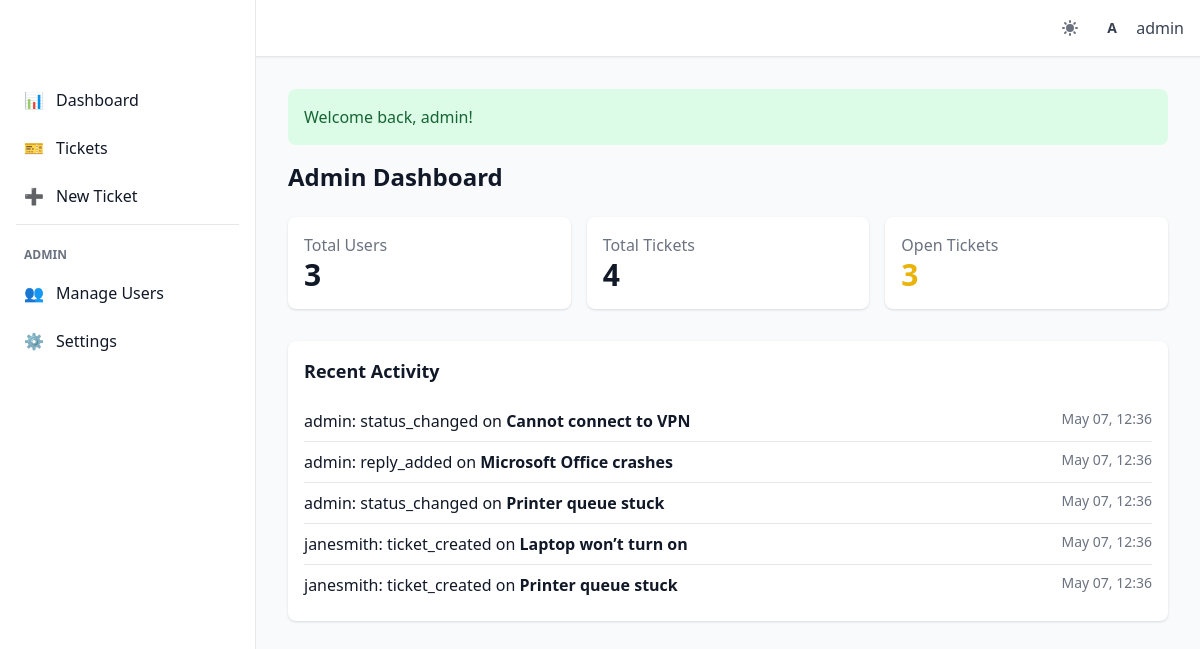
/dashboard.php (signed in), run on the app's committed database.
### tables this page shows
CREATE TABLE users (
    id INT AUTO_INCREMENT PRIMARY KEY,
    username VARCHAR(50) NOT NULL UNIQUE,
    email VARCHAR(100) NOT NULL UNIQUE,
    password VARCHAR(255) NOT NULL,           
    role ENUM('user','admin') NOT NULL DEFAULT 'user',
    created_at TIMESTAMP DEFAULT CURRENT_TIMESTAMP
);

CREATE TABLE ticket_activity_log (
    id INT AUTO_INCREMENT PRIMARY KEY,
    ticket_id INT NOT NULL,
    user_id INT NOT NULL,
    action VARCHAR(255) NOT NULL,             
    details TEXT DEFAULT NULL,
    created_at TIMESTAMP DEFAULT CURRENT_TIMESTAMP,
    FOREIGN KEY (ticket_id) REFERENCES tickets(id) ON DELETE CASCADE,
    FOREIGN KEY (user_id) REFERENCES users(id) ON DELETE CASCADE
);

CREATE TABLE tickets (
    id INT AUTO_INCREMENT PRIMARY KEY,
    user_id INT NOT NULL,
    category ENUM('Network','Printer','Hardware','Software','Power','Account Access','Other') NOT NULL,
    priority ENUM('Low','Medium','High','Critical') NOT NULL DEFAULT 'Medium',
    subject VARCHAR(255) NOT NULL,
    description TEXT NOT NULL,
    attachment VARCHAR(255) DEFAULT NULL,     
    status ENUM('Pending','In Progress','Resolved','Closed') NOT NULL DEFAULT 'Pending',
    created_at TIMESTAMP DEFAULT CURRENT_TIMESTAMP,
    updated_at TIMESTAMP DEFAULT CURRENT_TIMESTAMP ON UPDATE CURRENT_TIMESTAMP,
    FOREIGN KEY (user_id) REFERENCES users(id) ON DELETE CASCADE
);

### includes/auth.php (called while the page is built, shortened)
<?php
function isLoggedIn() {
    return isset($_SESSION['user_id']);
}
function currentUser() {
    global $pdo;
    $stmt = $pdo->prepare("SELECT * FROM users WHERE id = ?");
    $stmt->execute([$_SESSION['user_id']]);
    return $stmt->fetch();
}
function isAdmin() {
    $user = currentUser();
    return $user && $user['role'] === 'admin';
}
?>

### includes/functions.php (called while the page is built, shortened)
<?php
function h($string) {
    return htmlspecialchars($string, ENT_QUOTES, 'UTF-8');
}
function getFlash() {
    if (isset($_SESSION['flash'])) {
        $flash = $_SESSION['flash'];
        return $flash;
    }
    return null;
}
?>

### dashboard.php (the view, shortened to what this page needs)
<?php
require_once 'includes/config.php';
require_once 'includes/auth.php';
require_once 'includes/functions.php';
require_once 'includes/header.php';
if (isAdmin()):
    $totalUsers = $pdo->query("SELECT COUNT(*) FROM users")->fetchColumn();
    $totalTickets = $pdo->query("SELECT COUNT(*) FROM tickets")->fetchColumn();
    $openTickets = $pdo->query("SELECT COUNT(*) FROM tickets WHERE status IN ('Pending','In Progress')")->fetchColumn();
    $recentActivity = $pdo->query("
        SELECT a.*, u.username, t.subject as ticket_subject
        FROM ticket_activity_log a
        JOIN users u ON a.user_id = u.id
        JOIN tickets t ON a.ticket_id = t.id
        ORDER BY a.created_at DESC LIMIT 5
    ")->fetchAll();
?>
<div>
    <h1 class="text-2xl font-bold mb-6">Admin Dashboard</h1>
    <div class="grid grid-cols-1 md:grid-cols-3 gap-4 mb-8">
        <div class="bg-white dark:bg-gray-800 p-4 rounded-lg shadow">
            <p class="text-gray-500 dark:text-gray-400">Total Users</p>
            <p class="text-3xl font-bold"><?php echo $totalUsers; ?></p>
        </div>
        <div class="bg-white dark:bg-gray-800 p-4 rounded-lg shadow">
            <p class="text-gray-500 dark:text-gray-400">Total Tickets</p>
            <p class="text-3xl font-bold"><?php echo $totalTickets; ?></p>
        </div>
        <div class="bg-white dark:bg-gray-800 p-4 rounded-lg shadow">
            <p class="text-gray-500 dark:text-gray-400">Open Tickets</p>
            <p class="text-3xl font-bold text-yellow-500"><?php echo $openTickets; ?></p>
        </div>
    </div>
    <div class="bg-white dark:bg-gray-800 p-4 rounded-lg shadow">
        <h2 class="text-lg font-semibold mb-4">Recent Activity</h2>
        <ul class="divide-y dark:divide-gray-700">
            <?php foreach ($recentActivity as $act): ?>
                <li class="py-2 flex justify-between">
                    <span><?php echo h($act['username']); ?>: <?php echo h($act['action']); ?> on <strong><?php echo h($act['ticket_subject']); ?></strong></span>
                    <span class="text-sm text-gray-500"><?php echo date('M d, H:i', strtotime($act['created_at'])); ?></span>
                </li>
            <?php endforeach; ?>
        </ul>
    </div>
</div>
<?php endif; ?>
<?php require_once 'includes/footer.php'; ?>

### includes/header.php (shortened to what this page needs)
<?php require_once __DIR__ . '/auth.php'; ?>
<!DOCTYPE html>
<html lang="en" class="<?php echo isset($_COOKIE['dark_mode']) && $_COOKIE['dark_mode'] === 'true' ? 'dark' : ''; ?>">
<head>
    <script src="https://cdn.tailwindcss.com"></script>
    <link rel="stylesheet" href="css/custom.css">
</head>
<body class="bg-gray-50 dark:bg-gray-900 text-gray-900 dark:text-gray-100 transition-colors duration-200">
    <?php require_once __DIR__ . '/navbar.php'; ?>
    <div class="flex min-h-screen">
        <?php if (isLoggedIn()) require_once __DIR__ . '/sidebar.php'; ?>
        <main class="flex-1 p-4 md:p-6 lg:p-8 ml-0 lg:ml-64 transition-all duration-300">
        <?php
        $flash = getFlash();
        if ($flash): ?>
            <div id="flashMessage" class="mb-4 p-4 rounded-lg <?php echo $flash['type'] === 'success' ? 'bg-green-100 dark:bg-green-800 text-green-800 dark:text-green-100' : 'bg-red-100 dark:bg-red-800 text-red-800 dark:text-red-100'; ?>">
                <?php echo h($flash['message']); ?>
            </div>
        <?php endif; ?>

### includes/navbar.php (shortened to what this page needs)
<nav class="bg-white dark:bg-gray-800 border-b border-gray-200 dark:border-gray-700 shadow-sm">
    <div class="px-4 py-3 flex justify-between items-center">
        <div class="flex items-center space-x-4">
            <span class="text-xl font-bold text-primary-700 dark:text-primary-400">IT Helpdesk</span>
        </div>
        <div class="flex items-center space-x-4">
            <button id="darkModeToggle" class="text-gray-500 dark:text-gray-400 hover:text-gray-700 focus:outline-none">
            </button>
            <?php if (isLoggedIn()): ?>
                <div class="relative group">
                    <button class="flex items-center space-x-2 text-gray-700 dark:text-gray-300 hover:text-primary-600">
                        <div class="w-8 h-8 bg-primary-100 dark:bg-primary-800 rounded-full flex items-center justify-center">
                            <span class="text-sm font-semibold text-primary-700 dark:text-primary-200">
                                <?php echo strtoupper(substr(currentUser()['username'], 0, 1)); ?>
                            </span>
                        </div>
                        <span class="hidden sm:block"><?php echo h(currentUser()['username']); ?></span>
                    </button>
                </div>
            <?php else: ?>
                <a href="login.php" class="text-primary-600 hover:underline">Login</a>
            <?php endif; ?>
        </div>
    </div>
</nav>

### includes/sidebar.php (shortened to what this page needs)
<?php $currentPage = basename($_SERVER['PHP_SELF']); ?>
<aside id="sidebar" class="fixed top-0 left-0 h-full w-64 bg-white dark:bg-gray-800 border-r border-gray-200 dark:border-gray-700 transform -translate-x-full lg:translate-x-0 transition-transform duration-300 z-20 pt-16">
    <div class="p-4">
        <ul class="space-y-2">
            <li>
                <a href="dashboard.php" class="flex items-center p-2 rounded-lg <?php echo $currentPage == 'dashboard.php' ? 'bg-primary-100 dark:bg-primary-900 text-primary-700 dark:text-primary-200' : 'hover:bg-gray-100 dark:hover:bg-gray-700'; ?>">
                    <span>📊</span> <span class="ml-3">Dashboard</span>
                </a>
            </li>
            <li>
                <a href="tickets.php" class="flex items-center p-2 rounded-lg <?php echo $currentPage == 'tickets.php' ? 'bg-primary-100 dark:bg-primary-900 text-primary-700 dark:text-primary-200' : 'hover:bg-gray-100 dark:hover:bg-gray-700'; ?>">
                    <span>🎫</span> <span class="ml-3">Tickets</span>
                </a>
            </li>
            <li>
                <a href="create-ticket.php" class="flex items-center p-2 rounded-lg <?php echo $currentPage == 'create-ticket.php' ? 'bg-primary-100 dark:bg-primary-900 text-primary-700 dark:text-primary-200' : 'hover:bg-gray-100 dark:hover:bg-gray-700'; ?>">
                    <span>➕</span> <span class="ml-3">New Ticket</span>
                </a>
            </li>
            <?php if (isAdmin()): ?>
                <li class="pt-4 border-t border-gray-200 dark:border-gray-700 mt-4">
                    <span class="px-2 text-xs font-semibold text-gray-500 uppercase">Admin</span>
                </li>
                <li>
                    <a href="manage-users.php" class="flex items-center p-2 rounded-lg <?php echo $currentPage == 'manage-users.php' ? 'bg-primary-100 dark:bg-primary-900 text-primary-700 dark:text-primary-200' : 'hover:bg-gray-100 dark:hover:bg-gray-700'; ?>">
                        <span>👥</span> <span class="ml-3">Manage Users</span>
                    </a>
                </li>
            <?php endif; ?>
            <li>
                <a href="settings.php" class="flex items-center p-2 rounded-lg <?php echo $currentPage == 'settings.php' ? 'bg-primary-100 dark:bg-primary-900 text-primary-700 dark:text-primary-200' : 'hover:bg-gray-100 dark:hover:bg-gray-700'; ?>">
                    <span>⚙️</span> <span class="ml-3">Settings</span>
                </a>
            </li>
        </ul>
    </div>
</aside>

### includes/footer.php (shortened to what this page needs)
        </main>
    </div>
</body>
</html>

### data on the page
users: username "A", username "admin"
ticket_activity_log: user.username "admin", action "status_changed", ticket.subject "Cannot connect to VPN", created_at "May 07, 12:36"
ticket_activity_log: user.username "admin", action "reply_added", ticket.subject "Microsoft Office crashes", created_at "May 07, 12:36"
ticket_activity_log: user.username "admin", action "status_changed", ticket.subject "Printer queue stuck", created_at "May 07, 12:36"
ticket_activity_log: user.username "janesmith", action "ticket_created", ticket.subject "Laptop won’t turn on", created_at "May 07, 12:36"
ticket_activity_log: user.username "janesmith", action "ticket_created", ticket.subject "Printer queue stuck", created_at "May 07, 12:36"

### other printed values
$flash['message'] "Welcome back, admin!"
$totalUsers "3"
$totalTickets "4"
$openTickets "3"
